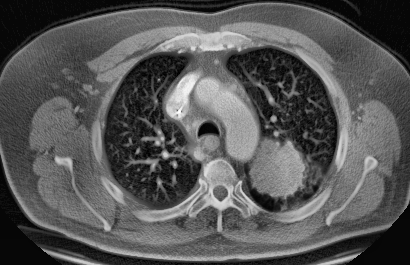
#> input picture Cancer_enh.png, 410 x 265 px
$ jupyter execute --allow-errors Segmentation.ipynb   (older library calls are emulated)
#> lines starting #> are read from the running program, lines starting #| are printed output that depends on the picture; after the words box and inside, x2 and y2 are one past the last pixel; in counts of white or black regions, pixels touching at a corner belong together
Watershed

[cell 1]
import cv2
import numpy as np
from skimage.feature import peak_local_max
from skimage.segmentation import watershed
from scipy import ndimage
import matplotlib.pyplot as plt

# Load in image, convert to gray scale, and Otsu's threshold
image = cv2.imread('Cancer_enh.png')
#> image is the input picture: shape (265, 410, 3); min 1, max 255, mean 86.2
gray = cv2.cvtColor(image, cv2.COLOR_BGR2GRAY)
thresh = cv2.threshold(gray, 0, 255, cv2.THRESH_BINARY + cv2.THRESH_OTSU)[1]
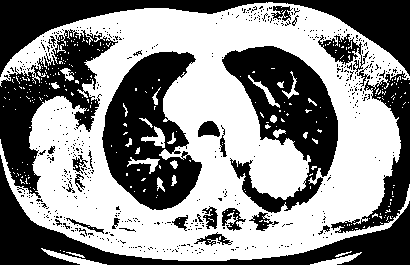
#> thresh: shape (265, 410); 54.3% white; 543 black regions (513 under 20 px), largest, box (x1, y1, x2, y2) and area: (102, 51, 202, 210) 9225, (222, 46, 338, 213) 9049, (0, 0, 410, 77) 8787

# Compute Euclidean distance from every binary pixel
# to the nearest zero pixel then find peaks
distance_map = ndimage.distance_transform_edt(thresh)
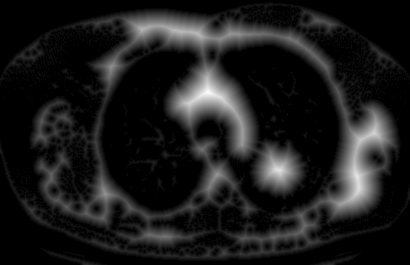
#> distance_map: shape (265, 410) float64; min 0, max 29, mean 3.2; drawn with min black and max white
local_max = peak_local_max(distance_map, indices=False, min_distance=70, labels=thresh)
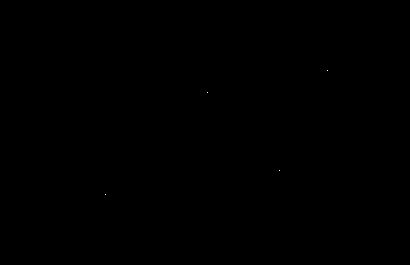
#> local_max: shape (265, 410) bool; 0% white in thin lines or dots, all inside (x1, y1, x2, y2) = (105, 70, 328, 195)

# Perform connected component analysis then apply Watershed
markers = ndimage.label(local_max, structure=np.ones((3, 3)))[0]
#> markers: shape (265, 410) int32; 5 distinct labels, from 0 to 4
labels = watershed(-distance_map, markers, mask=thresh)
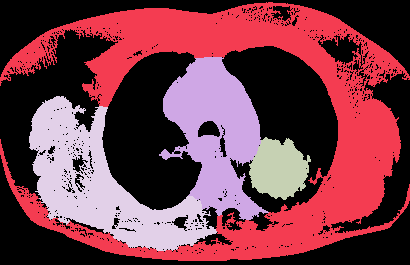
#> labels: shape (265, 410) int32; 5 distinct labels, from 0 to 4; one colour per label, 0 black

# Iterate through unique labels
total_area = 0
for label in np.unique(labels):
    if label == 0:
        continue

    # Create a mask
    mask = np.zeros(gray.shape, dtype="uint8")
    mask[labels == label] = 255

    # Find contours and determine contour area
    cnts = cv2.findContours(mask.copy(), cv2.RETR_EXTERNAL, cv2.CHAIN_APPROX_SIMPLE)
    cnts = cnts[0] if len(cnts) == 2 else cnts[1]
    c = max(cnts, key=cv2.contourArea)
    area = cv2.contourArea(c)
    total_area += area
    cv2.drawContours(image, [c], -1, (36,255,12), 4)
#> this loop made 5 passes
#> (area, total_area) on passes 2 to 5: (32407, 32407), (9670.5, 42077.5), (2628, 44705.5), (12237, 56942.5)
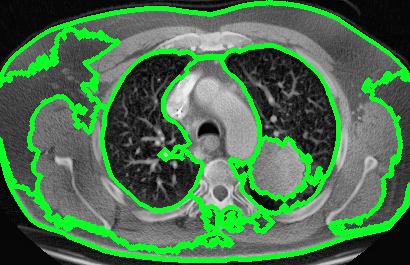
#> image: shape (265, 410, 3); 17.16% of pixels changed, all inside (x1, y1, x2, y2) = (0, 0, 410, 263)
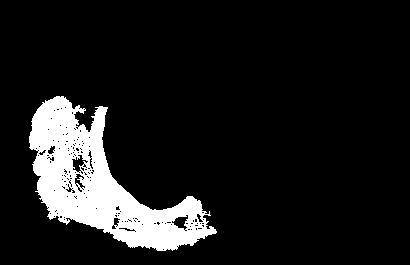
#> mask: shape (265, 410); 10.9% white; 1 white region, box (x1, y1, x2, y2) and area: (29, 96, 217, 251) 11807
#> after the loop, total_area = 56942.5

plt.imshow(image)
plt.show()

[cell 2]
# Importing required boundaries
from skimage.segmentation import slic, mark_boundaries
import cv2
import matplotlib.pyplot as plt

# Setting the plot figure as 15, 15
plt.figure(figsize=(15, 15))

# Sample Image of scikit-image package
img=cv2.imread("Cancer_enh.png",0)/255
#> img: shape (265, 410) float64; min 0.00392, max 1, mean 0.338

# Applying SLIC segmentation
# for the edges to be drawn over
#> (the rest of this cell did not finish here and is left out)

[cell 3]
import matplotlib
import matplotlib.pyplot as plt
import numpy as np
import cv2 ,os
from math import ceil
import pickle
import time
from skimage import io, feature
from skimage.color import rgb2gray
from scipy import ndimage as ndi
from skimage import morphology
from skimage.feature import canny
from skimage.restoration import estimate_sigma

foreground_value = 0
foreground_pixels=[]
segmented_images=[]


def read_image_files(dir):
    images = []
    filenames = os.listdir(dir)
    for filename in filenames:
        images.append(cv2.imread(dir + filename, 0))
    return images


def edge_based_segmentation(image):
    noise = estimate_sigma(image)
#> noise = 0.0177
    edges = canny(image, sigma=3)
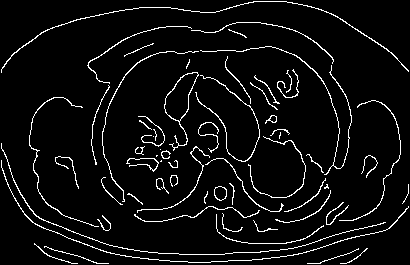
#> edges: shape (265, 410) bool; 5.7% white in thin lines or dots
    filled = ndi.binary_fill_holes(edges)
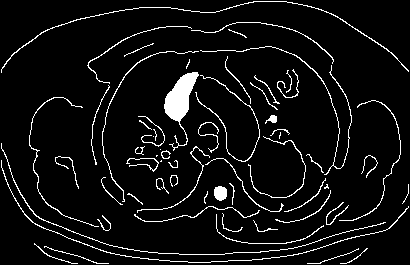
#> filled: shape (265, 410) bool; 6.5% white in thin lines or dots
    filled_cleaned = morphology.remove_small_objects(filled, 2)
#> filled_cleaned: shape (265, 410) bool; 6.5% white in thin lines or dots
    segmented_images.append(filled_cleaned)
    pixels=np.argwhere(filled_cleaned == foreground_value)
#> pixels = 101627 pairs, first value 0 to 264, second value 0 to 409
    foreground_pixels.append(pixels)
    return

img=cv2.imread('Cancer_enh.png',0)/255
edge_based_segmentation(img)

np.save('EdgeBasedSegmentation',foreground_pixels)
plt.imshow(segmented_images[0],'gray')

$ run again, with Brain_Tumor_Segmentation.png copied over Cancer_enh.png
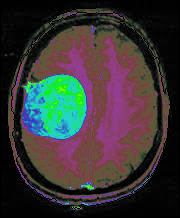
#> input picture Brain_Tumor_Segmentation.png, 180 x 218 px
#> image is the input picture: shape (218, 180, 3); mean B, G, R 52.4, 52.5, 56
#> thresh: shape (218, 180); 52.6% white; 11 black regions (10 under 20 px), largest, box (x1, y1, x2, y2) and area: (0, 0, 180, 218) 18559
#> local_max: shape (218, 180) bool; 0% white in thin lines or dots, all inside (x1, y1, x2, y2) = (91, 114, 92, 115)
#> labels: shape (218, 180) int32; values 0 (black) and 1 (white), 45.7% white; 1 white region, box (x1, y1, x2, y2) and area: (20, 25, 158, 191) 17935
#> the loop `for label in np.unique(labels):` made 2 passes
#> (area, total_area) on pass 2: (17808.5, 17808.5)
#> after the loop `for label in np.unique(labels):`:
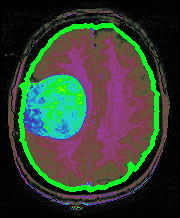
#> image: shape (218, 180, 3); 5.83% of pixels changed, all inside (x1, y1, x2, y2) = (18, 23, 160, 193)
#> after the loop `for label in np.unique(labels):`: total_area = 17808.5
#> noise = 0.00317
#> edges: shape (218, 180) bool; 4.4% white in thin lines or dots, all inside (x1, y1, x2, y2) = (7, 7, 170, 211)
#> in edge_based_segmentation, `filled = ndi.binary_fill_holes(edges)`:
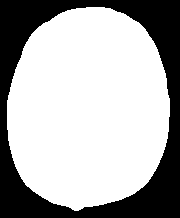
#> filled: shape (218, 180) bool; 67.8% white; 1 black region, box (x1, y1, x2, y2) and area: (0, 0, 180, 218) 12633
#> pixels = 12633 pairs, first value 0 to 217, second value 0 to 179
